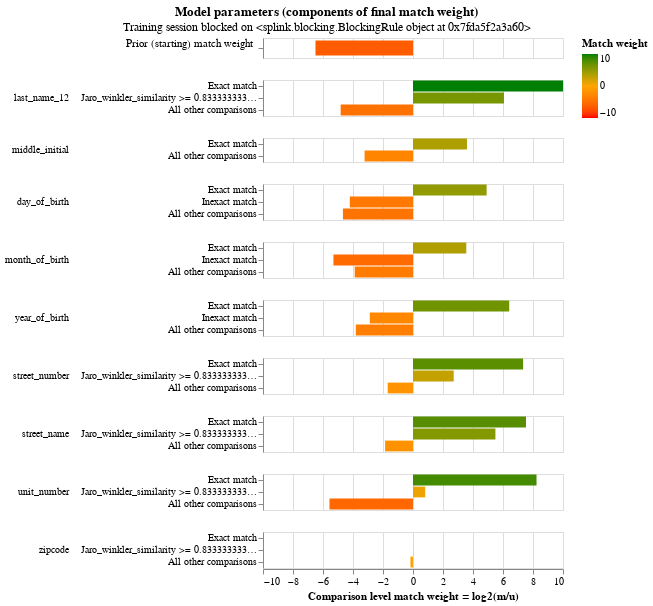

This figure's notebook cell:
### Code cell
em_session_1.match_weights_interactive_history_chart()

### Figure 1 — Vega-Lite specification as saved in the notebook (floating-point values rounded to 4 significant figures; data arrays with more than 128 entries replaced by an {"elided": "..."} marker saying what was removed)
{"config": {"view": {"continuousWidth": 300, "continuousHeight": 300, "discreteHeight": 60, "discreteWidth": 400}, "header": {"title": null}, "mark": {"tooltip": null}, "title": {"anchor": "middle"}}, "vconcat": [{"mark": {"type": "bar", "clip": true, "height": 15}, "encoding": {"color": {"field": "log2_bayes_factor", "scale": {"domain": [-10, 0, 10], "range": ["red", "orange", "green"]}, "title": "Match weight", "type": "quantitative"}, "tooltip": [{"field": "comparison_name", "title": "Comparison name", "type": "nominal"}, {"field": "probability_two_random_records_match", "format": ".4f", "title": "Probability two random records match", "type": "nominal"}, {"field": "log2_bayes_factor", "format": ",.4f", "title": "Equivalent match weight", "type": "quantitative"}, {"field": "bayes_factor_description", "title": "Match weight description", "type": "nominal"}], "x": {"axis": {"domain": false, "labels": false, "ticks": false, "title": ""}, "field": "log2_bayes_factor", "scale": {"domain": [-10, 10]}, "type": "quantitative"}, "y": {"axis": {"title": "Prior (starting) match weight", "titleAlign": "right", "titleAngle": 0, "titleFontWeight": "normal"}, "field": "label_for_charts", "sort": {"field": "comparison_vector_value", "order": "descending"}, "type": "nominal"}}, "height": 20, "transform": [{"filter": "(datum.comparison_name == 'probability_two_random_records_match')"}]}, {"mark": {"type": "bar", "clip": true}, "encoding": {"color": {"field": "log2_bayes_factor", "scale": {"domain": [-10, 0, 10], "range": ["red", "orange", "green"]}, "title": "Match weight", "type": "quantitative"}, "row": {"field": "comparison_name", "header": {"labelAlign": "left", "labelAnchor": "middle", "labelAngle": 0}, "sort": {"field": "comparison_sort_order"}, "type": "nominal"}, "tooltip": [{"field": "comparison_name", "title": "Comparison name", "type": "nominal"}, {"field": "label_for_charts", "title": "Label", "type": "ordinal"}, {"field": "sql_condition", "title": "SQL condition", "type": "nominal"}, {"field": "m_probability", "format": ".4f", "title": "M probability", "type": "quantitative"}, {"field": "u_probability", "format": ".4f", "title": "U probability", "type": "quantitative"}, {"field": "bayes_factor", "format": ",.4f", "title": "Bayes factor = m/u", "type": "quantitative"}, {"field": "log2_bayes_factor", "format": ",.4f", "title": "Match weight = log2(m/u)", "type": "quantitative"}, {"field": "bayes_factor_description", "title": "Match weight description", "type": "nominal"}], "x": {"axis": {"title": "Comparison level match weight = log2(m/u)"}, "field": "log2_bayes_factor", "scale": {"domain": [-10, 10]}, "type": "quantitative"}, "y": {"axis": {"title": null}, "field": "label_for_charts", "sort": {"field": "comparison_vector_value", "order": "descending"}, "type": "nominal"}}, "height": {"step": 12}, "resolve": {"axis": {"y": "independent"}, "scale": {"y": "independent"}}, "transform": [{"filter": "(datum.comparison_name != 'probability_two_random_records_match')"}]}], "data": {"name": "data-7efdf7e349da09c6afca5422d7232e53"}, "params": [{"name": "iteration_number", "bind": {"input": "range", "max": 5, "min": 0, "step": 1}, "value": 5}, {"name": "mouse_zoom", "select": {"type": "interval", "encodings": ["x"]}, "bind": "scales", "views": []}], "resolve": {"axis": {"y": "independent"}, "scale": {"y": "independent"}}, "title": {"text": "Model parameters (components of final match weight)", "subtitle": "Training session blocked on <splink.blocking.BlockingRule object at 0x7fda5f2a3a60>"}, "transform": [{"filter": "(datum.iteration == iteration_number)"}], "$schema": "https://vega.github.io/schema/vega-lite/v5.9.3.json", "datasets": {"data-7efdf7e349da09c6afca5422d7232e53": {"elided": "162 records"}}}
